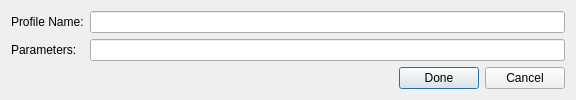
<?xml version="1.0" encoding="UTF-8"?>
<ui version="4.0">
 <class>addParBook</class>
 <widget class="QDialog" name="addParBook">
  <property name="windowModality">
   <enum>Qt::WindowModal</enum>
  </property>
  <property name="geometry">
   <rect>
    <x>0</x>
    <y>0</y>
    <width>576</width>
    <height>100</height>
   </rect>
  </property>
  <property name="minimumSize">
   <size>
    <width>576</width>
    <height>100</height>
   </size>
  </property>
  <property name="maximumSize">
   <size>
    <width>576</width>
    <height>100</height>
   </size>
  </property>
  <property name="windowTitle">
   <string>Save quick profile - Nmapsi4</string>
  </property>
  <property name="windowIcon">
   <iconset resource="../../../mainwin.qrc">
    <normaloff>:/images/icons/128x128/nmapsi4.png</normaloff>:/images/icons/128x128/nmapsi4.png</iconset>
  </property>
  <layout class="QVBoxLayout" name="verticalLayout_2">
   <item>
    <layout class="QGridLayout" name="gridLayout">
     <item row="0" column="0">
      <widget class="QLabel" name="label">
       <property name="text">
        <string>Profile Name:</string>
       </property>
       <property name="buddy">
        <cstring>lineProfileName</cstring>
       </property>
      </widget>
     </item>
     <item row="0" column="1">
      <widget class="QLineEdit" name="lineProfileName"/>
     </item>
     <item row="1" column="0">
      <widget class="QLabel" name="label_2">
       <property name="text">
        <string>Parameters:</string>
       </property>
       <property name="buddy">
        <cstring>lineProfilePar</cstring>
       </property>
      </widget>
     </item>
     <item row="1" column="1">
      <widget class="QLineEdit" name="lineProfilePar"/>
     </item>
    </layout>
   </item>
   <item>
    <layout class="QHBoxLayout" name="horizontalLayout">
     <item>
      <spacer name="horizontalSpacer">
       <property name="orientation">
        <enum>Qt::Horizontal</enum>
       </property>
       <property name="sizeHint" stdset="0">
        <size>
         <width>40</width>
         <height>20</height>
        </size>
       </property>
      </spacer>
     </item>
     <item>
      <widget class="QPushButton" name="doneButt">
       <property name="text">
        <string>Done</string>
       </property>
       <property name="icon">
        <iconset resource="../../../mainwin.qrc">
         <normaloff>:/images/images/dialog-ok-apply.png</normaloff>:/images/images/dialog-ok-apply.png</iconset>
       </property>
      </widget>
     </item>
     <item>
      <widget class="QPushButton" name="cancelButt">
       <property name="text">
        <string>Cancel</string>
       </property>
       <property name="icon">
        <iconset resource="../../../mainwin.qrc">
         <normaloff>:/images/images/button_cancel.png</normaloff>:/images/images/button_cancel.png</iconset>
       </property>
      </widget>
     </item>
    </layout>
   </item>
  </layout>
 </widget>
 <resources>
  <include location="../../../mainwin.qrc"/>
 </resources>
 <connections/>
</ui>
